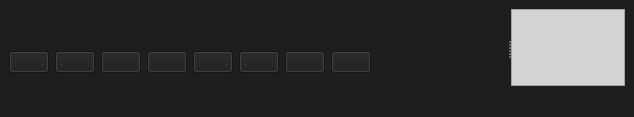
<?xml version="1.0" encoding="UTF-8"?>
<ui version="4.0">
 <class>MainWindow</class>
 <widget class="QMainWindow" name="MainWindow">
  <property name="geometry">
   <rect>
    <x>0</x>
    <y>0</y>
    <width>634</width>
    <height>117</height>
   </rect>
  </property>
  <property name="windowTitle">
   <string>Reproductor de Video</string>
  </property>
  <property name="styleSheet">
   <string notr="true">background: rgb(30, 30, 30)</string>
  </property>
  <widget class="QWidget" name="centralwidget">
   <layout class="QHBoxLayout" name="horizontalLayout_3">
    <item>
     <widget class="QSplitter" name="splitter">
      <property name="orientation">
       <enum>Qt::Horizontal</enum>
      </property>
      <widget class="QWidget" name="">
       <layout class="QVBoxLayout" name="verticalLayout_2">
        <item>
         <widget class="Phonon::VideoPlayer" name="videoPlayer"/>
        </item>
        <item>
         <layout class="QVBoxLayout" name="verticalLayout">
          <item>
           <layout class="QHBoxLayout" name="horizontalLayout_2">
            <item>
             <layout class="QHBoxLayout" name="horizontalLayout">
              <item>
               <widget class="QPushButton" name="open">
                <property name="maximumSize">
                 <size>
                  <width>16777215</width>
                  <height>16777215</height>
                 </size>
                </property>
                <property name="text">
                 <string/>
                </property>
                <property name="icon">
                 <iconset resource="images/recursos.qrc">
                  <normaloff>:/newPrefix/open.png</normaloff>:/newPrefix/open.png</iconset>
                </property>
                <property name="iconSize">
                 <size>
                  <width>32</width>
                  <height>32</height>
                 </size>
                </property>
               </widget>
              </item>
              <item>
               <widget class="QPushButton" name="agregar">
                <property name="text">
                 <string/>
                </property>
                <property name="icon">
                 <iconset resource="images/recursos.qrc">
                  <normaloff>:/newPrefix/add.png</normaloff>:/newPrefix/add.png</iconset>
                </property>
                <property name="iconSize">
                 <size>
                  <width>32</width>
                  <height>32</height>
                 </size>
                </property>
               </widget>
              </item>
              <item>
               <widget class="QPushButton" name="p2">
                <property name="maximumSize">
                 <size>
                  <width>16777215</width>
                  <height>16777215</height>
                 </size>
                </property>
                <property name="text">
                 <string/>
                </property>
                <property name="icon">
                 <iconset resource="images/recursos.qrc">
                  <normaloff>:/newPrefix/play.png</normaloff>:/newPrefix/play.png</iconset>
                </property>
                <property name="iconSize">
                 <size>
                  <width>32</width>
                  <height>32</height>
                 </size>
                </property>
               </widget>
              </item>
              <item>
               <widget class="QPushButton" name="p3">
                <property name="maximumSize">
                 <size>
                  <width>16777215</width>
                  <height>16777215</height>
                 </size>
                </property>
                <property name="text">
                 <string/>
                </property>
                <property name="icon">
                 <iconset resource="images/recursos.qrc">
                  <normaloff>:/newPrefix/stop.png</normaloff>:/newPrefix/stop.png</iconset>
                </property>
                <property name="iconSize">
                 <size>
                  <width>32</width>
                  <height>32</height>
                 </size>
                </property>
               </widget>
              </item>
              <item>
               <widget class="QPushButton" name="p4">
                <property name="text">
                 <string/>
                </property>
                <property name="icon">
                 <iconset resource="images/recursos.qrc">
                  <normaloff>:/newPrefix/p.png</normaloff>:/newPrefix/p.png</iconset>
                </property>
                <property name="iconSize">
                 <size>
                  <width>32</width>
                  <height>32</height>
                 </size>
                </property>
               </widget>
              </item>
              <item>
               <widget class="QPushButton" name="p5">
                <property name="text">
                 <string/>
                </property>
                <property name="icon">
                 <iconset resource="images/recursos.qrc">
                  <normaloff>:/newPrefix/n.png</normaloff>:/newPrefix/n.png</iconset>
                </property>
                <property name="iconSize">
                 <size>
                  <width>32</width>
                  <height>32</height>
                 </size>
                </property>
               </widget>
              </item>
              <item>
               <widget class="QPushButton" name="p6">
                <property name="text">
                 <string/>
                </property>
                <property name="icon">
                 <iconset resource="images/recursos.qrc">
                  <normaloff>:/newPrefix/repetir.png</normaloff>:/newPrefix/repetir.png</iconset>
                </property>
                <property name="iconSize">
                 <size>
                  <width>32</width>
                  <height>32</height>
                 </size>
                </property>
               </widget>
              </item>
              <item>
               <widget class="QPushButton" name="p7">
                <property name="text">
                 <string/>
                </property>
                <property name="icon">
                 <iconset resource="images/recursos.qrc">
                  <normaloff>:/newPrefix/lista.png</normaloff>:/newPrefix/lista.png</iconset>
                </property>
                <property name="iconSize">
                 <size>
                  <width>32</width>
                  <height>32</height>
                 </size>
                </property>
               </widget>
              </item>
             </layout>
            </item>
            <item>
             <widget class="Phonon::VolumeSlider" name="volumeSlider">
              <property name="minimumSize">
               <size>
                <width>130</width>
                <height>0</height>
               </size>
              </property>
              <property name="maximumSize">
               <size>
                <width>16777215</width>
                <height>23</height>
               </size>
              </property>
             </widget>
            </item>
           </layout>
          </item>
          <item>
           <widget class="Phonon::SeekSlider" name="seekSlider">
            <property name="maximumSize">
             <size>
              <width>16777215</width>
              <height>23</height>
             </size>
            </property>
           </widget>
          </item>
         </layout>
        </item>
       </layout>
      </widget>
      <widget class="QListWidget" name="listWidget">
       <property name="font">
        <font>
         <family>Showcard Gothic</family>
         <pointsize>10</pointsize>
         <italic>false</italic>
        </font>
       </property>
       <property name="styleSheet">
        <string notr="true">background: rgb(211, 211, 211)</string>
       </property>
      </widget>
     </widget>
    </item>
   </layout>
  </widget>
  <widget class="QStatusBar" name="statusbar"/>
 </widget>
 <customwidgets>
  <customwidget>
   <class>Phonon::VideoPlayer</class>
   <extends>QWidget</extends>
   <header location="global">phonon/videoplayer.h</header>
  </customwidget>
  <customwidget>
   <class>Phonon::SeekSlider</class>
   <extends>QWidget</extends>
   <header location="global">phonon/seekslider.h</header>
  </customwidget>
  <customwidget>
   <class>Phonon::VolumeSlider</class>
   <extends>QWidget</extends>
   <header location="global">phonon/volumeslider.h</header>
  </customwidget>
 </customwidgets>
 <resources>
  <include location="images/recursos.qrc"/>
 </resources>
 <connections/>
</ui>
